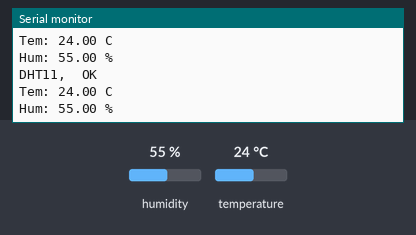
Recording of a sketch running on a simulated Arduino Uno, built with avr-gcc and run on an emulated ATmega328P. On the bench: the last lines printed to the serial monitor. The inputs (shaded band) are chosen by the test bench; at power-on: humidity 55 %, temperature 24 °C.

Above: at 1.3 s.
1.4 s: humidity set to 22 %
At 1.91 s:
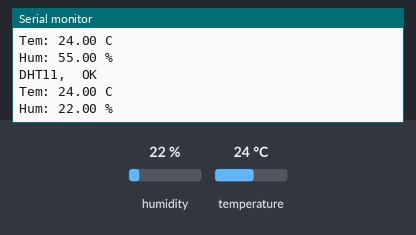
2.9 s: temperature set to 12 °C
At 3.49 s:
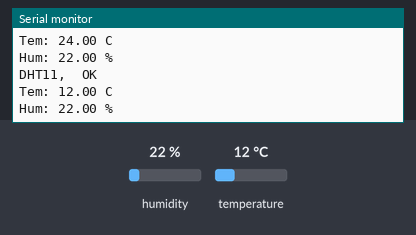
4.4 s: humidity set to 40 %
At 5.06 s:
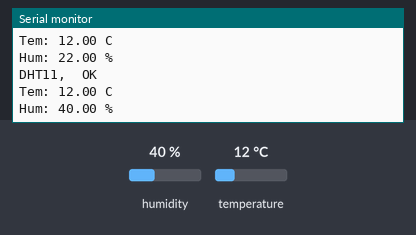
Timing chart, 0 to 7.4 s (numbered marks = the images above; inputs shaded):
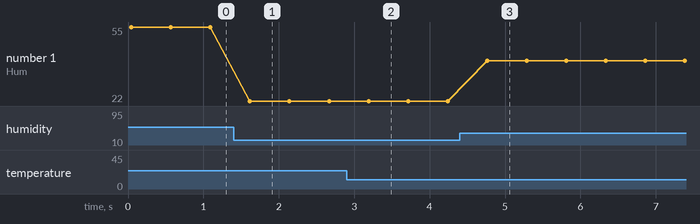

The sketch:

dht11Test.ino
```cpp
#include <dht.h>


dht DHT11;

#define DHT11PIN 10  // DHT11 attach to digital pin 10 on controller board

void setup()
{
    Serial.begin(9600);
}

void loop()
{
    // READ DATA
    Serial.print("DHT11,\t");
    //read the value returned from sensor
    int chk = DHT11.read11(DHT11PIN);
    switch (chk)
    {
      case DHTLIB_OK:
  		Serial.print("OK \t");
  		break;
      case DHTLIB_ERROR_CHECKSUM:
  		Serial.print("Checksum error,\t");
  		break;
      case DHTLIB_ERROR_TIMEOUT:
  		Serial.print("Time out error,\t");
  		break;
      default:
  		Serial.print("Unknown error,\t");
  		break;
    }
    Serial.println();
   // DISPLAY DATA
   Serial.print("Tem: ");
   Serial.print(DHT11.temperature); //print the temperature on serial monitor
   Serial.println(" C");
   Serial.print("Hum: ");
   Serial.print(DHT11.humidity); //print the humidity on serial monitor
   Serial.println(" %");
   Serial.println();
   delay(500); //wait a while
}
```

Measured:
- after the input at 1.4 s, the serial monitor: prints a new line after 0.22 s (image 1)
- after the input at 2.9 s, the serial monitor: prints a new line after 0.28 s (image 2)
- after the input at 4.4 s, the serial monitor: prints a new line after 0.36 s (image 3)
- plotted number 1: 55 → 22 after the input at 1.4 s, 22 → 40 after the input at 4.4 s
